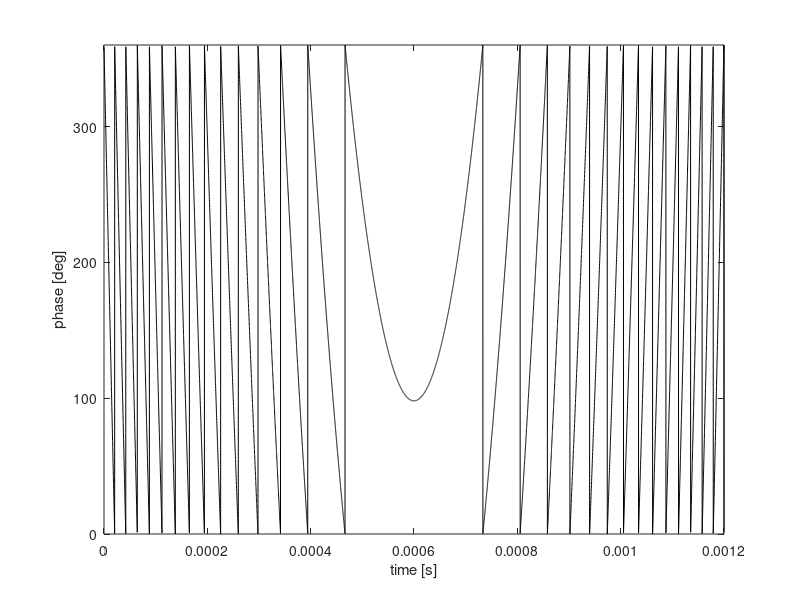
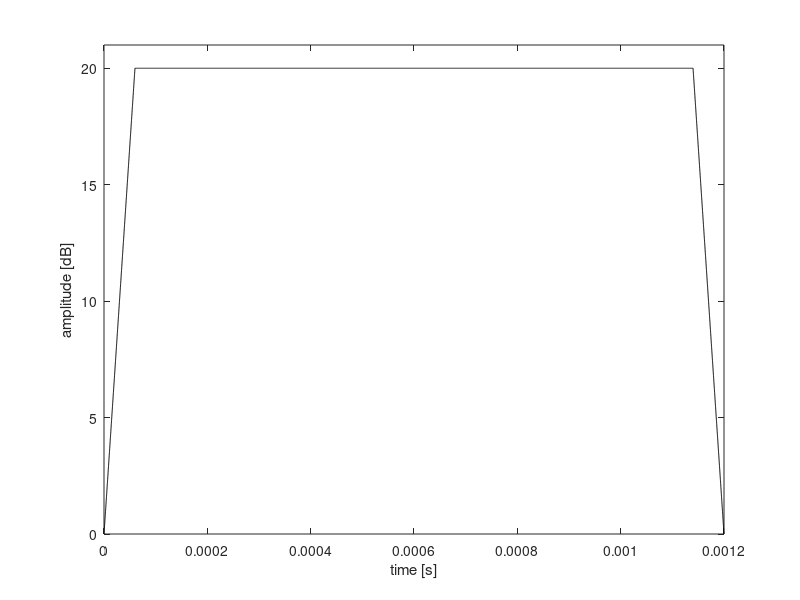

These figures' MATLAB source, in order:
% CHIRP phase table generator for Tecmag
% Adapted from Tecmag's CHIRP script

clear
clc
close all

%%%%%%% User-defined parameters %%%%%%%
% tic
dt = 100e-9 ; %time per point in waveform (s) [Scout limit is 20ns]
% N = 500000; %points to define the waveform
tau = 0.0012; %pulse length (s)
sliceheight = 0.350; %mm
G = 6.59; %T m-1, B0 field gradient
offset = 0; %mm, frequency offset (if applicable)
amplitude = 20; %pwr, for Tecmag
% NOTE: positive offset moves to the left in the FT spectrum (negative
% position)
WURSTshape = 0;
LINEARshape = 1;
linearPct = 0.05; % percent of the front end and back end of the pulse that will be linearly ramped


%%%%%%% END User-defined parameters %%%%%%%


N = round(tau/dt); %number of points per pulse waveform
% dt = (tau/N); %time per point in waveform (s) [Scout limit is 20 ns]
gamma = 42.576; %MHz T-1
SW = sliceheight*G*gamma*1000; %Hz
offsetHz = offset*1000*G*gamma; %Hz
R = SW / tau;

phase = zeros(N,1);
ind = 1:N;
f = (ind-N/2)*(SW/N);
inc = 2*pi*f*dt;
cinc = cumsum(inc);
o_inc = 2*pi*offsetHz*dt;
phase = phase + cinc' - o_inc;
phase = mod((phase*360/2/pi),360);
% toc
dlmwrite('CHIRP_Phase.dat',phase);
% toc

figure(1)
t = linspace(0,tau,N);
plot(t,phase,'-k')
xlabel('time [s]')
ylabel('phase [deg]')
ylim([0 360])


tamp = linspace(0,tau,N);

% WURST shaping
if WURSTshape == 1
    w_amp = amplitude*(1-(cos(pi*tamp/tau)).^40);
    dlmwrite('CHIRP_wAmp.dat',w_amp');
    figure(2)
    plot(tamp,w_amp,'-k')
    xlabel('time [s]')
    ylabel('amplitude [dB]')
    ylim([0 amplitude+1])

% Linear shaping
elseif LINEARshape == 1
    lshapeLeft = linspace(0,1,round(length(tamp)*linearPct));
    lshapeRight = linspace(1,0,round(length(tamp)*linearPct));
    lshape = [lshapeLeft,ones(1,length(tamp)-2*length(lshapeLeft)),lshapeRight];
    l_amp = amplitude*lshape;
    dlmwrite('CHIRP_lAmp.dat',l_amp');
    figure(2)
    plot(tamp,l_amp,'-k')
    xlabel('time [s]')
    ylabel('amplitude [dB]')
    ylim([0 amplitude+1])

end
